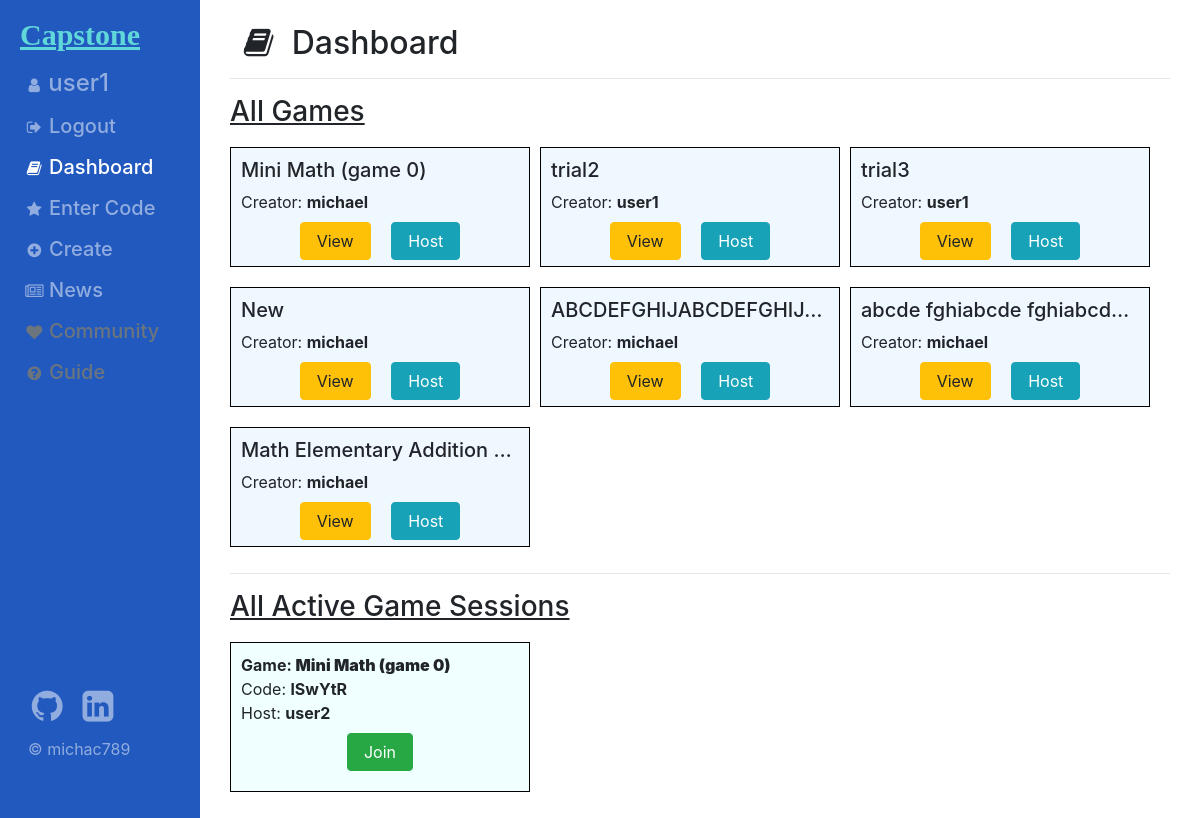
The app's page /dashboard (signed in) with its own data.
### sso/models.py (models this page shows)
class User(AbstractUser):
    TIER = [
        ("T5", "SuspendedUser"),
        ("T4", "User"),
        ("T3", "StarUser"),
        ("T2", "Admin"),
        ("T1", "SuperAdmin"),
    ]
    status = models.CharField(max_length=2, choices=TIER, default="T4")

### livequiz/models.py (models this page shows, shortened)
class Game(models.Model):
    id = models.AutoField(primary_key=True)
    creator = models.ForeignKey(User, on_delete=models.CASCADE, related_name="games")
    title = models.CharField(max_length=64, unique=True)
    description = models.CharField(max_length=256)
    date_created = models.DateField(auto_now=True)

class GameSession(models.Model):
    id = models.BigAutoField(primary_key=True)
    host = models.ForeignKey(User, on_delete=models.CASCADE, related_name="hosted_games")
    game = models.ForeignKey(Game, on_delete=models.CASCADE, related_name="ongoing", null=True)
    code = models.CharField(max_length=6, primary_key=False, editable=False, unique=True)
    active = models.BooleanField(default=False)
    current_question = models.IntegerField(default=0)
    stillopen = models.BooleanField(default=True)
    finished = models.BooleanField(default=False)
    class Meta: verbose_name = "Game Session"

### livequiz/views.py (the view, shortened to what this page needs)
# urls.py: path("dashboard", views.index, name="index"),
@login_required(login_url="sso:login")
def index(request):
    return render(request, "livequiz/index.html", {
        "games": Game.objects.all(),
        "gamesessions": GameSession.objects.all(),
        "active": "index",
    })

### livequiz/templates/livequiz/index.html (shortened to what this page needs)
{% extends 'layout/root.html' %}
{% load static %}
{% block script %}
    <link href="{% static 'livequiz/create.css' %}" rel="stylesheet">
{% endblock script %}
{% block body %}
    <div class="container">
        <section class="h2 pl-2 pt-2">
            <i class="fa fa-book fa-fw"></i>
            <span class="p-1">Dashboard</span>
        </section><hr>
        <section class="h3"><u>All Games</u></section>
        <div class="wrap">
            {% for game in games %}
                <div class="gamediv">
                    <section class="h5">
                        <wrap>{{ game.title }}</wrap>
                    </section>
                    <section class="font-weight-normal">
                        Creator: <b>{{ game.creator.username }}</b>
                    </section>
                    <section class="text-center">
                        <a href="{% url 'livequiz:edit' game_id=game.id %}">
                            <button class="btn btn-warning m-2 px-3">
                                View
                            </button>
                        </a>
                        <form action="{% url 'livequiz:host' game_id=game.id %}" class="inl" method="POST">
                            <button type="submit" class="btn btn-info m-2 px-3">
                                Host
                            </button>
                        </form>
                    </section>
                </div>
            {% empty %}
                You have not created any games yet.
            {% endfor %}
        </div><hr>
        <section class="h3"><u>All Active Game Sessions</u></section>
        <div class="wrap">
            {% for gamesession in gamesessions %}
                <div class="gamediv heightplus">
                    <section class="font-weight-bold">
                        Game: <b>{{ gamesession.game.title }}</b>
                    </section>
                    <section class="font-weight-normal">
                        Code: <strong>{{ gamesession.code }}</strong>
                    </section>
                    <section class="font-weight-normal">
                        Host: <strong>{{ gamesession.host }}</strong>
                    </section>
                    <section class="text-center">
                        <a href="{% url 'livequiz:play' game_code=gamesession.code %}">
                            <button class="btn btn-success m-2 px-3">
                                Join
                            </button>
                        </a>
                    </section>
                </div>
            {% empty %}
                <section class="h5">
                    No active session available currently.
                </section>
            {% endfor %}
        </div>
    </div>
{% endblock body %}

### sso/templates/layout/sidebar.html (shortened to what this page needs)
{% load static %}
<ul class="flex-md-column flex-row navbar-nav w-100 justify-content-between">
    <div id="capstonetitle">
    </div>
    <li class="nav-item ml-2">
        <span class="font-weight-bold mt-4">
            <a href="{% url 'sso:comingsoon' %}" class="nav-link pl-0">
                <i class="fa fa-user fa-fw"></i>
                <span class="d-none d-md-inline">
                    {% if user.is_authenticated %}
                        <strong class="h4">{{ user.username }}</strong>
                    {% else %}
                        Not logged in.
                    {% endif %}
                </span>
            </a>
        </span>
    </li>
    {% if user.is_authenticated %}
        <li class="nav-item ml-2">
            <a class="nav-link pl-0" href="{% url 'sso:logout' %}">
                <i class="fa fa-sign-out fa-fw"></i>
                <span class="d-none d-md-inline h5">Logout</span>
            </a>
        </li>
    {% endif %}
    {% if active == "index" %}
        <li class="nav-item ml-2 active">
            <a class="nav-link pl-0" href="{% url 'livequiz:index' %}">
                <i class="fa fa-book fa-fw"></i>
                <span class="d-none d-md-inline h5">Dashboard</span>
            </a>
        </li>
    {% endif %}
    {% if active == "entercode" %}
        <li class="nav-item ml-2 active">
            <a class="nav-link pl-0" href="{% url 'livequiz:entercode' %}">
                <i class="fa fa-star fa-fw"></i>
                <span class="d-none d-md-inline h5">Enter Code</span>
            </a>
        </li>
    {% else %}
        <li class="nav-item ml-2">
            <a class="nav-link pl-0" href="{% url 'livequiz:entercode' %}">
                <i class="fa fa-star fa-fw"></i>
                <span class="d-none d-md-inline h5">Enter Code</span>
            </a>
        </li>
    {% endif %}
    {% if active == "create" %}
        <li class="nav-item ml-2 active">
            <a class="nav-link pl-0" href="{% url 'livequiz:create' %}">
                <i class="fa fa-plus-circle fa-fw"></i>
                <span class="d-none d-md-inline h5">Create</span>
            </a>
        </li>
    {% else %}
        <li class="nav-item ml-2">
            <a class="nav-link pl-0" href="{% url 'livequiz:create' %}">
                <i class="fa fa-plus-circle fa-fw"></i>
                <span class="d-none d-md-inline h5">Create</span>
            </a>
        </li>
    {% endif %}
    {% if active == "news" %}
        <li class="nav-item ml-2 active">
            <a class="nav-link pl-0" href="{% url 'news:index' %}">
                <i class="fa fa-newspaper-o fa-fw"></i>
                <span class="d-none d-md-inline h5">News</span>
            </a>
        </li>
    {% else %}
        <li class="nav-item ml-2">
            <a class="nav-link pl-0" href="{% url 'news:index' %}">
                <i class="fa fa-newspaper-o fa-fw"></i>
                <span class="d-none d-md-inline h5">News</span>
            </a>
        </li>
    {% endif %}
    <li class="nav-item ml-2">
        <a class="nav-link pl-0" href="{% url 'sso:comingsoon' %}">
            <i class="fa fa-heart codeply fa-fw text-muted"></i>
            <span class="d-none d-md-inline h5 text-muted">Community</span>
        </a>
    </li>
    <li class="nav-item ml-2">
        <a class="nav-link pl-0" href="{% url 'sso:comingsoon' %}">
            <i class="fa fa-question-circle fa-fw text-muted"></i>
            <span class="d-none d-md-inline h5 text-muted">Guide</span>
        </a>
    </li>
    <li class="nav-item ml-2 d-none d-md-inline btm-pos">
        <div class="nav-link pl-0" href="https://github.com/michac789">
            <a class="colwh" href="https://github.com/michac789">
                <i class="fa fa-github fa-fw" style="font-size:36px"></i>
            </a>
            <a class="colwh" href="https://sg.linkedin.com/in/michael-andrew-chan-144a29219">
                <i class="fa fa-linkedin-square fa-fw" style="font-size:36px"></i>
            </a>
        </div>
        <div class="colwh p-1">
            <p>&copy; michac789</p>
        </div>
    </li>
</ul>

### sso/static/sso/layout.css (style rules this page uses)
.btm-pos { position: absolute; top: 85vh; }
.colwh { color: rgba(255, 255, 255, 0.5); }

### livequiz/static/livequiz/create.css (style rules this page uses)
.wrap { display: flex; flex-wrap: wrap; }
.wrap > .gamediv { margin-top: 10px; margin-bottom: 10px; margin-right: 10px; padding: 10px; background-color: aliceblue; width: 300px; height: 120px; border: 1px solid black; }
.wrap > .heightplus { height: 150px; background-color: azure; }
.wrap > div > section { white-space: nowrap; overflow: hidden; text-overflow: ellipsis; }
.inl { display: inline; }

### records on screen
User: username "user1"
Game: title "Mini Math (game 0)", creator.username "michael"
Game: title "trial2", creator.username "user1"
Game: title "trial3", creator.username "user1"
Game: title "New", creator.username "michael"
Game: title "ABCDEFGHIJABCDEFGHIJ…", creator.username "michael"
Game: title "abcde fghiabcde fghiabcd…", creator.username "michael"
Game: title "Math Elementary Addition…", creator.username "michael"
GameSession: game "Mini Math (game 0)", code "lSwYtR", host "user2"
